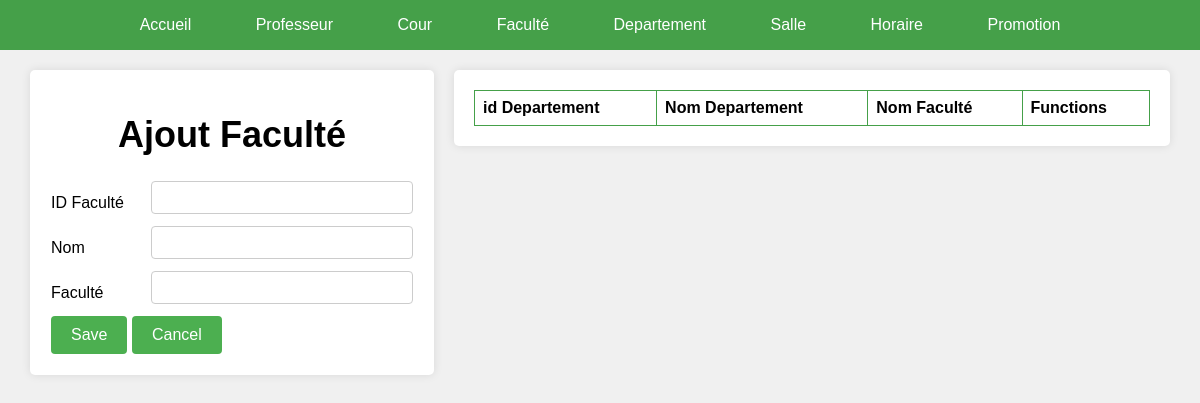
Page /admin/GestionFaculte/Faculte.php on the earlier database version.
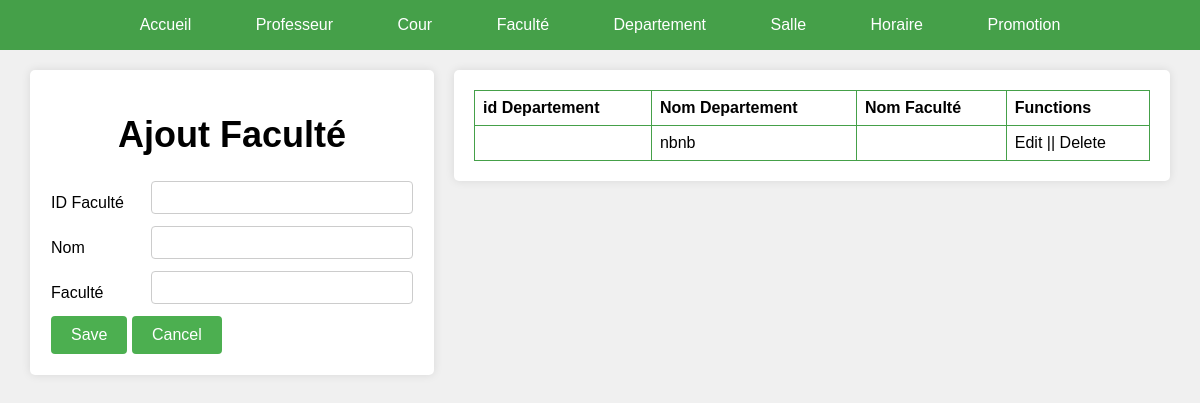
Same page on the later database version.
### tables this page shows
CREATE TABLE `faculte` (
  `id` varchar(20) NOT NULL,
  `nom` text NOT NULL
);

### admin/GestionFaculte/Faculte.php (the view, shortened to what this page needs)
<!DOCTYPE html>
<html>
<head>
</head>
<body>
  <nav>
    <a href="#accueil">Accueil</a>
    <a href="#professeur">Professeur</a>
    <a href="#cour">Cour</a>
    <a href="#faculte">Faculté</a>
    <a href="#departement">Departement</a>
    <a href="#salle">Salle</a>
    <a href="#horaire">Horaire</a>
    <a href="#promotion">Promotion</a>
  </nav>
  <div class="wrapper">
    <div class="form">
        <form method="POST">
        <h1>Ajout Faculté</h1>
          <table>
            <tr>
              <td> ID Faculté </td>
              <td><input type="text" name="id" /></td>
            </tr>
            <tr>
              <td> Nom</td>
              <td><input type="text" name="Nom" /></td>
            </tr>
            <tr>
              <td> Faculté</td>
              <td><input type="text" name="Faculte" /></td>
            </tr>
            <tr>
              <td colspan="2">
                <input type="submit" name="submit" value="Save" />
                <input type="reset" value="Cancel" />
              </td>
            </tr>
          </table>
        </form>
    </div>
    <div class="table">
    <table>
            <tr>
              <th>id Departement</th>
              <th>Nom Departement</th>
              <th>Nom Faculté</th>
              <th>Functions</th>
            </tr>
            <?php
                include("../connexion.php");
                $sql = "SELECT * FROM faculte";
                $stmtSelect = $connexion->prepare($sql);
                $stmtSelect ->execute();
                $departements = $stmtSelect->fetchAll(PDO::FETCH_ASSOC);
                foreach($departements as $departement):
                ?>
            <tr>
                <td> <?php echo $departement['idDepartement'];?></td>
                <td><?php echo $departement['nom']; ?></td>
                <td><?php echo $departement['Faculte']; ?></td>
                <td>Edit || Delete</td>
            </tr>
            <?php
              endforeach;
            ?>
      </table>
      </div>
  </div>
</body>
</html>

Differences in the rows shown:
added faculte: nom "nbnb"
